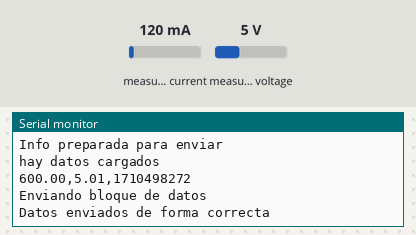
This program was run on a simulated ESP8266 (NodeMCU). Shown: the last lines printed to the serial monitor. The inputs (shaded band) are chosen by the test bench; at power-on: measured current 120 mA, measured voltage 5 V. WiFi joins after 1.5 s; servers stay silent unless stated; the local clock reads 2024-03-15 10:24:30 at power-on unless the program sets it; storage starts empty; no MQTT or app messages arrive unless stated.

Above: at 2.7 s.
2.8 s: measured current set to 40 mA
At 3.98 s:
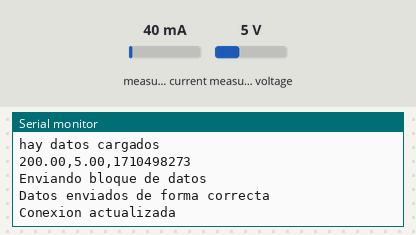
5.3 s: measured voltage set to 0.3 V
At 6.6 s:
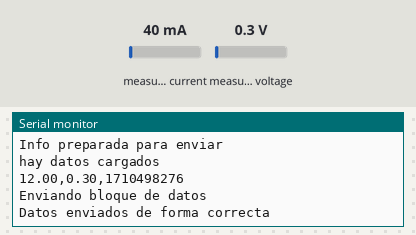
6.8 s: measured current set to 500 mA
At 7.4 s:
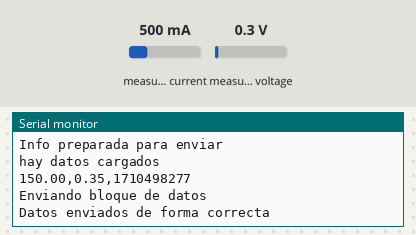
Timing chart, 0 to 9.8 s (numbered marks = the images above; inputs shaded):
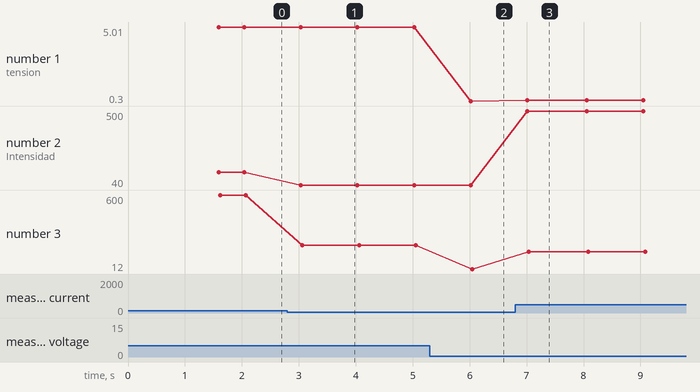

Measured:
- after the input at 2.8 s, the serial monitor: prints a new line after 0.23 s (image 1)
- after the input at 5.3 s, the serial monitor: prints a new line after 0.72 s (image 2)
- after the input at 6.8 s, the serial monitor: prints a new line after 0.21 s (image 3)
- plotted number 1: 5.01 → 5 after the input at 2.8 s, 5 → 0.3 after the input at 5.3 s, 0.3 → 0.35 after the input at 6.8 s
- plotted number 2: 120 → 40 after the input at 2.8 s, 40 → 500 after the input at 6.8 s
- plotted number 3: 600 → 200 after the input at 2.8 s, 200 → 12 after the input at 5.3 s, 12 → 150 after the input at 6.8 s

The program:

main.cpp
```cpp
#include "NetworkManager.h"
#include "displayManager.h"
#include "inaDriver.h"
#include "StorageManager.h"
#include "MqttManager.h"
#include <Arduino.h>
#include <ESP8266WiFi.h>
#include <Adafruit_SSD1306.h>
#include <time.h>

//DisplayManager displayManager;
NetworkManager wifi;
StorageManager storage;
MqttManager mqtt;
InaDriver ina;

//Cadena sacada de https://github.com/nayarsystems/posix_tz_db/blob/master/zones.csv Europe/Madrid
const char* TZ_INFO = "CET-1CEST,M3.5.0,M10.5.0/3";

void setup() {
  Serial.begin(115200);

  if(!ina.setup()){
    //displayManager.displayText("Error al encontrar el sensor INA219");
    while (true) {}
  }
  Serial.println("ina conectado");

//  wifi.setListner(&displayManager); //Tiene que llamarse antes que el wifi.setup() ya que este crea eventos con el listener
  storage.setITransmisor(&mqtt);
  //displayManager.setup();
  wifi.setup(storage.getApInfo());
  storage.setup();
  if(wifi.tryConnect(180)) configTime(TZ_INFO, "pool.ntp.org", "time.google.com");
  Serial.print("Sincronizando la hora.");
  while(time(nullptr) < 1000000){
    delay(500);
    Serial.print(".");
  }
  Serial.println("\nHora sincronizada");
  mqtt.setup();
}

void loop() {
  wifi.loop();
  mqtt.loop();
  ina.loop();
  if(ina.getSaveMeasure()){
    storage.saveMeasure(ina.getPower(), ina.getVoltage());
    ina.setMeasure(false);
  }
  storage.loop();
  delay(50);
}
```

ITransmisor.h
```cpp
#ifndef ITRANSMISOR_H
#define ITRANSMISOR_H

#include <Arduino.h>
#include <ArduinoJson.h>

class ITransmisor{
    private:

    public:
        virtual void loadMqttConfig(String server, int port, String user,  String password, String topic) = 0;
        virtual bool publish(JsonDocument& doc) = 0;
        virtual ~ITransmisor() = default;
        virtual int8_t getConnectionStatus() = 0;
};

#endif
```

MqttManager.cpp
```cpp
#include "MqttManager.h"
#include <ESP8266WiFi.h>
#include <PubSubClient.h>
#include <ArduinoJson.h>

MqttManager::MqttManager(){
    espId = "Esp8266_" + WiFi.macAddress();
}

void MqttManager::setup(){
    mqttWatcher = false;
    client.setClient(wlanClient);
    client.setBufferSize(512); //Cambia el tamaño del buffer para poder enviar json
    client.setServer(config.mqttServer.c_str(), config.mqttPort);
    if(client.connect(espId.c_str() ,config.mqttUser.c_str(), config.mqttPassword.c_str())){
        Serial.println("Mqtt conectado");
    }  else {
        Serial.println("No se pudo conectar mqtt");
    }
    ticker.attach_ms(2200, interruption, this);
}

void MqttManager::reconnect(){
    if(client.connect(espId.c_str() ,config.mqttUser.c_str(), config.mqttPassword.c_str())){
        Serial.println("Mqtt conectado");
    } else {
        Serial.println("No se ha podrido reconectar mqtt");
    }
}

bool MqttManager::isConnected(){
    return client.state() == 0 ? true : false;
}

int8_t MqttManager::getConnectionStatus(){
    return client.state();
}

bool MqttManager::publish(JsonDocument& doc){

    char buff[512];
    serializeJson(doc, buff); //pone el archivo como cadena de caracteres en buff

    //envia los datos al topico indicado
    return client.publish(config.mqttTopic.c_str(), buff);
}

void MqttManager::loop(){
    if(mqttWatcher){
        if(!client.connected()){
            unsigned long now = millis();

            if(now - lastReconnectAttemp >= 5000){
                lastReconnectAttemp = now;
                reconnect();
            }
        } else{
            client.loop(); //Mantiene activa la conexion
            Serial.println("Conexion actualizada");
        }
        mqttWatcher = false;
    }
}

void MqttManager::loadMqttConfig(String server, int port, String user,  String password, String topic){
    config.mqttServer = server;
    config.mqttPort = port;
    config.mqttUser = user;
    config.mqttPassword = password;
    config.mqttTopic = topic;
}

void MqttManager::checkConfig(){
    Serial.println(config.mqttServer);
    Serial.println(config.mqttPort);
    Serial.println(config.mqttUser);
    Serial.println(config.mqttPassword);
    Serial.println(config.mqttTopic);
}

void MqttManager::interruption(MqttManager* pThis){
    pThis->mqttWatcher = true;
}
```

MqttManager.h
```cpp
#ifndef MQTTMANAGER_H
#define MQTTMANAGER_H

#include <Arduino.h>
#include <PubSubClient.h>
#include <ESP8266WiFi.h>
#include <Ticker.h>
#include "ITransmisor.h"

struct MqttConfig{
    String mqttServer;
    int mqttPort;
    String mqttUser;
    String mqttPassword;
    String mqttTopic;
};

class MqttManager : public ITransmisor{
    private:
        WiFiClient wlanClient;
        PubSubClient client;
        MqttConfig config;
        String espId;
        unsigned long lastReconnectAttemp;
        Ticker ticker;
        volatile bool mqttWatcher;

        static void IRAM_ATTR interruption(MqttManager* pThis);

        //Implementar metodo que devuelva el stado de la conexion mqtt
    public:
        MqttManager();
        void setup();
        void reconnect();
        bool isConnected();
        int8_t getConnectionStatus() override;
        void loadMqttConfig(String server, int port, String user,  String password, String topic) override;
        bool publish(JsonDocument& doc) override;
        void loop();


        void checkConfig();
};


#endif
```

NetworkManager.cpp
```cpp
#include "WifiEvents.h"
#include "StorageManager.h"
#include "NetworkManager.h"
#include <ESP8266WiFi.h>
#include <EEPROM.h>
#include <Ticker.h>

NetworkManager::NetworkManager()
    : listener(nullptr), credentialsValid(false) {
    ssid[0] = '\0';
    password[0] = '\0';
}

void NetworkManager::setup(const ApInfo& apInfo){
    //Inicializar handlers
    gotIpEventHandler = WiFi.onStationModeGotIP([this](const WiFiEventStationModeGotIP& event){
        //INICIAR MQTT <- IMPORTATNTE, aqui se tiene que avisar de que ya existe conexion para iniciar MQTT, si no -> kernell panic
        Serial.println("Conexion exitosa");
        updateState();
        info.ip = event.ip;
        info.ssid = WiFi.SSID();
    });

    disconnetedEventHandler = WiFi.onStationModeDisconnected([this](const WiFiEventStationModeDisconnected& event){
        updateState();
    });

    connectedEventHandler = WiFi.onStationModeConnected([this] (const WiFiEventStationModeConnected& event){
        updateState();
    });

    this->apInfo = apInfo;
}

bool NetworkManager::tryConnect(int timeout){
    Serial.println("Intento de conexion");

    WiFiManager wm;
    wm.setConfigPortalTimeout(timeout);
    wm.setAPCallback([this] (WiFiManager *mywm){
        Serial.println("Entrando en modo AP");

        String ssid = mywm->getConfigPortalSSID();

        if(listener){
            listener->wifiAp(ssid, info.status);
        }
    });
    if(!wm.autoConnect(apInfo.APName.c_str(), apInfo.APPassword.c_str())){
        Serial.println("error de conexion");
        return false;
    } else {
        Serial.println("Wifi conectado");
        return true;
    }
}

void NetworkManager::setListner(WifiEvents* ptr){
    this->listener = ptr;
}

void NetworkManager::loop() {
    if(listener){
        switch(getStatus()){
            case WL_CONNECTED: //Codigo 3
            listener->onWifiConnect(info);
            break;

            case WL_DISCONNECTED: //Codigo 7
            listener->onWifiDisconnect(info);
            if(reconnectTicker) tryConnect();
            break;

            case WL_WRONG_PASSWORD: //Codigo 6
            listener->onWifiDisconnect(info);
            if(reconnectTicker) tryConnect();
            break;

            case WL_NO_SSID_AVAIL: //Codigo 1
            listener->onWifiDisconnect(info);
            if(reconnectTicker) tryConnect();
            break;

            default:
            break;
        }
    }
}

uint8_t NetworkManager::getStatus() const {
    return info.status;
}

void NetworkManager::updateState(){
    info.status = WiFi.status();
    Serial.println(WiFi.status());
}

void NetworkManager::reconnect(NetworkManager* pThis){
    pThis->reconnectTicker = true;
}
```

NetworkManager.h
```cpp
#ifndef NETWORKMANAGER_H
#define NETWORKMANAGER_H

#include <Arduino.h>
#include <ESP8266WiFi.h>
#include <WiFiManager.h>
#include "WifiEvents.h"
#include "StorageManager.h"

//Tiempo que trascurre desde que se crea el AP desde que falla la conexion hasta que se reinicia


class NetworkManager {
    private:
        WifiEvents* listener;
        WifiInfo info;
        bool credentialsValid;
        char ssid [33];
        char password [65];
        wl_status_t status;
        ApInfo apInfo;
        volatile bool reconnectTicker;

        //Event Handlers
        WiFiEventHandler gotIpEventHandler;
        WiFiEventHandler disconnetedEventHandler;
        WiFiEventHandler connectedEventHandler;

        static void IRAM_ATTR reconnect(NetworkManager* pThis);

    public:
        NetworkManager();
        void setListner(WifiEvents* listener);
        void setup(const ApInfo& apInfo);
        bool tryConnect(int timeout = 120);
        void scan();
        void loop();

        /**
         * @brief Devuelve el estado actual de la conexión WiFi.
         * * @details Este método devuelve el código numérico del estado interno del ESP8266.
         * Si el enlace a la imagen local falla en VS Code, usa esta referencia rápida:
         * * | Código | Estado (Enum)        | Significado           |
         * | :----: | :------------------- | :-------------------- |
         * |   0    | WL_IDLE_STATUS       | Inactivo              |
         * |   1    | WL_NO_SSID_AVAIL     | SSID no encontrado    |
         * |   3    | WL_CONNECTED         | Conectado con IP      |
         * |   4    | WL_CONNECT_FAILED    | Fallo general         |
         * |   6    | WL_WRONG_PASSWORD    | Contraseña incorrecta |
         * |   7    | WL_DISCONNECTED      | Desconectado          |
         * * Para ver el diagrama completo :
         * https://github.com/ianronpos/Estacion-IoT-carga-solar/blob/main/docs/Codigos_wl_status.png
         * * @return wl_status_t Estado actual.
         */
        uint8_t getStatus() const;
        void updateState();

        /**
         * @brief Obtiene la info de especifica de WifiInfo
         *
         * @tparam T
         * @param field
         * @return T
         */
        template <typename T>
        T getInfoField(T WifiInfo::*field) {
            return info.*field;
        }
};

#endif
```

StorageManager.cpp
```cpp
#include "StorageManager.h"
#include <LittleFS.h>
#include <ArduinoJson.h>

void StorageManager::setITransmisor(ITransmisor* i){
    this->transmisor = i;
}

bool StorageManager::setup(){
    ticker.attach(1, interruption, this);
    bool res = false;
    if(!LittleFS.begin()){ //Si no se puede arrancar el sistema de archivos
        Serial.println("Error al arrancar el Sistema de archivos littleFS. Probando formateo...");

        if(!format()){
            Serial.println("No se ha podido formatear el sistema de archivos");
            res = false;
        } else {
            if(!LittleFS.begin()){
                Serial.println("No se ha podido montar incluso despues de formateo");
                res = false;
            } else{
                //No hace falta comprobar que existe por que se ha formateado previamente el sistema de archivos
                loadDefaultConfig();
                res = true;
            }
        }
    } else {
        Serial.println("Sistema de archivos cargado correctamente");

        if(!LittleFS.exists("/config.json")){ //Si no existe el archivo de configuracion
            Serial.println("No se encontro el archivo de configuracion");
            loadDefaultConfig();
        }

        loadDefaultConfig();
        res = true;
    }
    return res;
}

bool StorageManager::format(){
    if(!LittleFS.format()){
        Serial.println("No se pudo formatear la memoria");
        return false;
    }

    if(!LittleFS.begin()){
        Serial.println("No se puede pontar despues de formateo");
        return false;
    }

    Serial.println("Formateo y montaje correcto, cargando la configuracion por defecto");
    //Se crea crea el archivo con la configuracion por defecto
    loadDefaultConfig();
    return true;
}

void StorageManager::saveMeasure(float potency, float voltage){
    //Abrimos el archivo en modo append, si no existe, se crea
    File file = LittleFS.open("/log.csv", "a");

    if(!file) { //Si el archivo no se habre
        Serial.println("Error al abrir el archivo log.csv");
        return;
    }

    //Obtencion del timeStamp
    time_t ts = time(nullptr);

    //Guarda medicion
    file.printf("%.2f,%.2f,%ld\n", potency, voltage, (long)ts);

    file.close();
}

bool StorageManager::hasPendingData(){
    if(!LittleFS.exists("/log.csv")){ //Comprueba existencia
        Serial.println("El archivo no existe");
        return false;
    }

    File temp = LittleFS.open("/log.csv", "r");
    if(!temp){ //Comprueba si se abrio
        Serial.println("El archivo no se pudo abrir");
        return false;
    }

    size_t size = temp.size();  //Guarda el valor del tamaño
    temp.close();  //lo cierra

    if(size == 0){  //esta vacio
        Serial.println("El archivo esta vacio");
        return false;
    } else {
        Serial.println("El archivo tiene contenido");
        return true;
    }

}

bool StorageManager::PrepareDataForUpload(){
    if(!hasPendingData()){
        return false;
    } else {
        Serial.println("Info preparada para enviar");
        LittleFS.rename("/log.csv", "/temp.csv");
        lastPosition = 0L;
        return true;
    }
}

void StorageManager::finishDataUpload(){
    LittleFS.remove("/temp.csv");
}

bool StorageManager::dataToSend(){
    file = LittleFS.open("/temp.csv", "r");
    if(!file) return false; //No se pudo abrir el archivo

    file.seek(lastPosition); // Abre desde la posicion incial


    while(file.available()){
        JsonDocument doc; //Crea el documento
        JsonArray array = doc.to<JsonArray>(); //Se  define como array

        int i = 0; //indice para enviar datos cada 5 lecturas y no saturar la RAM

        while(i < 10 && file.available()){
            String linea = file.readStringUntil('\n');
            linea.trim();

            if(linea.length() > 0){
                int comaIndex1 = linea.indexOf(',');
                int comaIndex2 = linea.indexOf(',', comaIndex1 + 1);
                JsonObject measure = array.add<JsonObject>(); //crea un nuevo objeto dentro del array

                measure["p"] = linea.substring(0, comaIndex1).toFloat(); //valor voltage
                measure["v"] = linea.substring(comaIndex1 + 1, comaIndex2).toFloat(); //valor potencia
                measure["timeStamp"] = linea.substring(comaIndex2 + 1).toInt();
                i++;

                Serial.println(linea);
            }
        }

        if(i > 0){
            Serial.println("Enviando bloque de datos");
            transmisor->publish(doc);
            yield();
        }
    }

    file.close();
    finishDataUpload();
    return  true;
}

void StorageManager::loop(){
    if(sendWatcher){
        if(PrepareDataForUpload()){
            Serial.println("hay datos cargados");
            dataToSend() ? Serial.println("Datos enviados de forma correcta") :
                Serial.println("No se pudo enviar los datos");
        }
        sendWatcher = false;
    }
}

ApInfo StorageManager::getApInfo(){
    return apInfo;
}


void StorageManager::interruption(StorageManager* pThis){
    pThis->sendWatcher = true;
}

bool StorageManager::loadDefaultConfig(){
    File configFile = LittleFS.open("config.json", "r");

    if(!configFile){
        Serial.println("No se ha podido abrir el archivo");
        return false;
    }

    //Asignacion temporal documento Json
    JsonDocument doc;

    //Deserilizar archivo json
    DeserializationError error = deserializeJson(doc, configFile);

    //Despues de leerlo se cierra, ahorramos recursos
    configFile.close();

    if(error){
        Serial.println("Error al leer el archivo");
        Serial.println(error.c_str());
        return false;
    }

    String server = doc["MQTT_SERVER"].as<String>();
    int port = doc["MQTT_PORT"] | 1883;
    String user = doc["MQTT_USER"].as<String>();
    String password = doc["MQTT_PASSWORD"].as<String>();
    String topic = doc["MQTT_TOPIC"].as<String>();
    apInfo.APPassword = doc["AP_PASSWORD"].as<String>();
    apInfo.APName = doc["ESPAP"].as<String>();

    if(transmisor != nullptr){
        transmisor->loadMqttConfig(server, port, user,  password, topic);
        Serial.println("Se ha llamado a mqtt");
    }

    Serial.println("Se ha cargado la configuracion de forma correcta");
    return true;
}
```

StorageManager.h
```cpp
#ifndef STORAGEMANAGER_H
#define STORAGEMANAGER_H

#include <LittleFS.h>
#include <Ticker.h>
#include "MqttManager.h"
#include "ITransmisor.h"

struct ApInfo{
    String APPassword;
    String APName;
};

class StorageManager {

    private:
        File file;
        ITransmisor* transmisor;
        unsigned  long lastPosition;
        volatile bool sendWatcher;
        Ticker ticker;
        ApInfo apInfo;

        static void IRAM_ATTR interruption(StorageManager* pThis);

    public:
        StorageManager() = default;
        void setITransmisor(ITransmisor* i);
        bool setup();
        bool format();
        void saveMeasure(float potency, float voltage);
        bool hasPendingData();
        bool PrepareDataForUpload();
        String getNextLine();
        void finishDataUpload();
        bool dataToSend();
        void loop();
        ApInfo getApInfo();
        bool loadDefaultConfig();
};

#endif
```

WifiEvents.h
```cpp
#ifndef WIFIEVENTS_H
#define WIFIEVENTS_H

#include <IPAddress.h>
#include <ESP8266WiFi.h>


struct WifiInfo{
    IPAddress ip;
    String ssid;
    uint8_t status;
};


class WifiEvents{
    public:
        virtual void onWifiConnect(const WifiInfo& info) = 0;
        virtual void onWifiDisconnect(const WifiInfo& info) = 0;
        virtual void wifiAp(String ssid, uint8_t error) = 0;

        virtual ~WifiEvents() = default; //Destructor
};

#endif 
```

Source omitted: displayManager.h (907 bytes), inaDriver.cpp (1138 bytes), inaDriver.h (1167 bytes)
